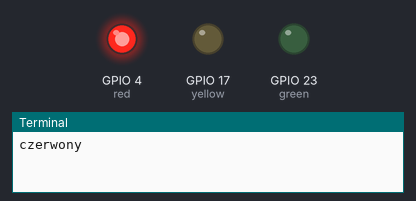
A program run on a simulated Raspberry Pi (BCM pin numbers). Parts: output pins drawn as LEDs (lit = HIGH), the last lines printed to the terminal.

Above: at 1.5 s.
At 3.5 s:
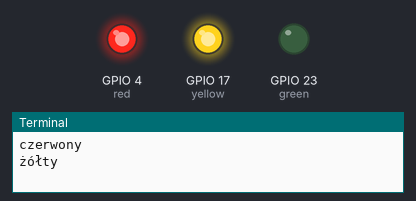
At 5.5 s:
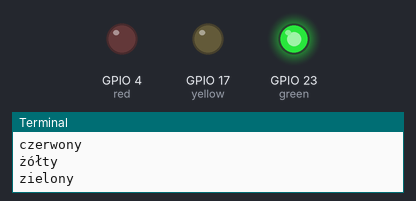
At 7.5 s:
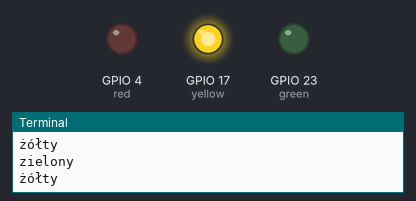
Timing chart, 0 to 10.4 s (numbered marks = the images above):
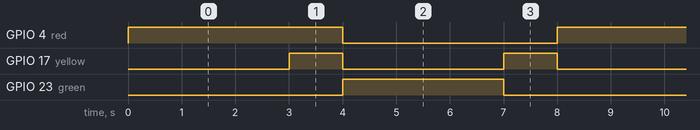

The program:

swiatla.py
```python
from gpiozero import LED
from time import sleep

red = LED(4)
yellow = LED(17)
green = LED(23)

while True:
	red.on()
	print('czerwony')
	sleep(3)

	yellow.on()
	print('żółty')
	sleep(1)
	red.off()
	yellow.off()

	green.on()
	print('zielony')
	sleep (3)
	green.off()

	yellow.on()
	print('żółty')
	sleep(1)
	yellow.off()
```

Measured:
- by itself, GPIO 4 (red): alternates HIGH for 4.0 s and LOW for 4.0 s
- by itself, GPIO 17 (yellow): alternates HIGH for 1.0 s and LOW for 3.0 s
- by itself, GPIO 23 (green): alternates HIGH for 3.0 s and LOW for 5.0 s
